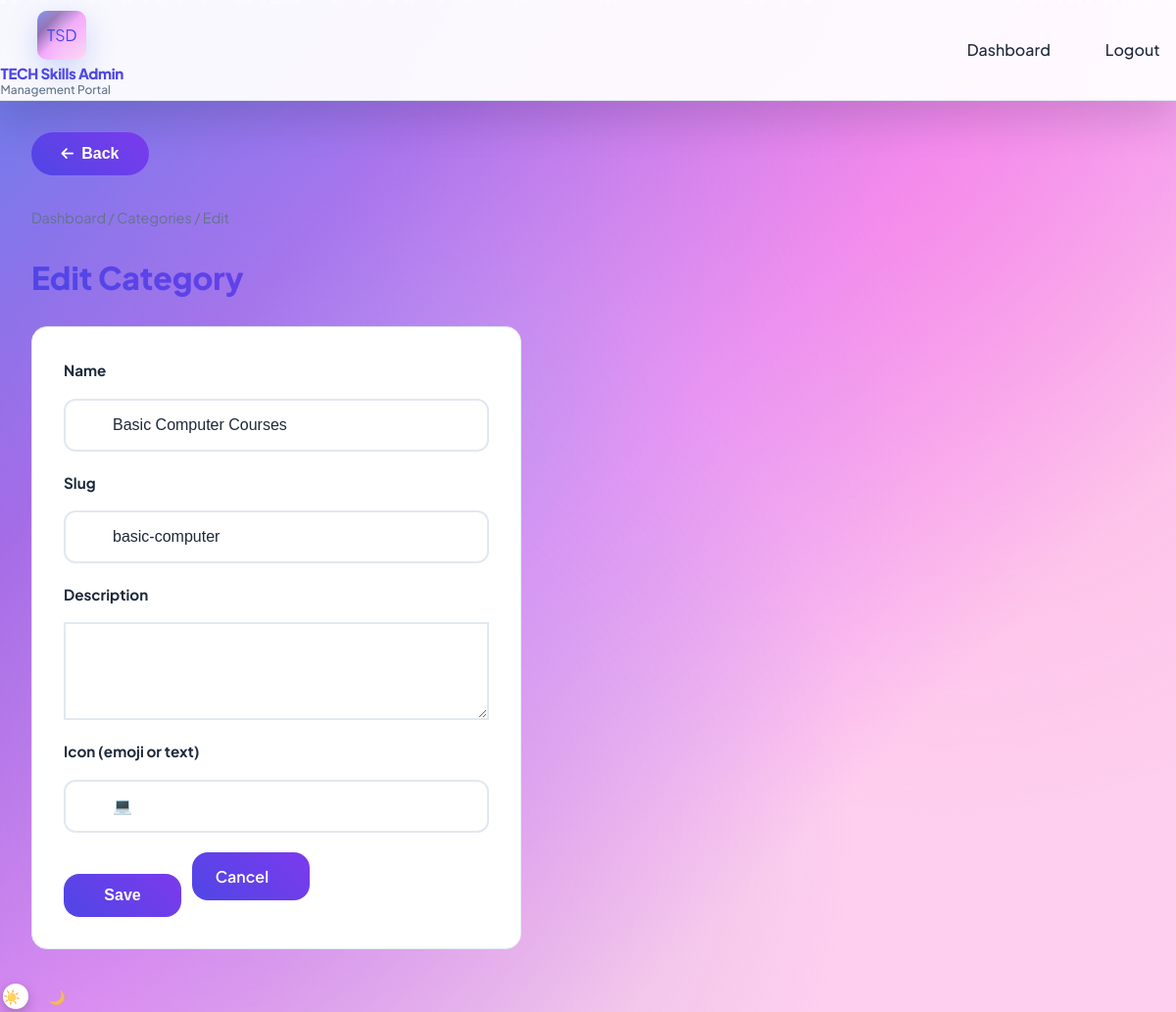
Screenshot of /admin/categories/1/edit (signed in) with the database file from the repository.
### models.py (models this page shows)
class Category(db.Model):
    __tablename__ = "categories"
    id = db.Column(db.Integer, primary_key=True)
    name = db.Column(db.String(100), nullable=False)
    slug = db.Column(db.String(100), unique=True, nullable=False)
    description = db.Column(db.Text, nullable=True)
    icon = db.Column(db.String(50), nullable=True)
    courses = db.relationship("Course", backref="category", lazy="dynamic")

### app.py (the view, shortened to what this page needs)
@app.route("/admin/categories/<int:cat_id>/edit", methods=["GET", "POST"])
@login_required
@admin_required
def admin_category_edit(cat_id):
    cat = Category.query.get_or_404(cat_id)
    return render_template("admin/admin_category_form.html", category=cat)

### app.py (called while the page is built)
@login_manager.user_loader
def load_user(user_id):
    if user_id is None:
        return None
    try:
        return User.query.get(int(user_id))
    except (ValueError, TypeError):
        return None

def admin_required(f):
    @wraps(f)
    def decorated(*args, **kwargs):
        if not current_user.is_authenticated or current_user.role != "admin":
            flash("Admin access required.", "error")
            return redirect(url_for("admin_login"))
        return f(*args, **kwargs)
    return decorated

### templates/admin/admin_category_form.html (shortened to what this page needs)
{% extends "base.html" %}
{% block content %}
<nav class="breadcrumb"><a href="{{ url_for('admin_dashboard') }}">Dashboard</a> / <a href="{{ url_for('admin_categories') }}">Categories</a> / {{ 'Edit' if category else 'Add' }}</nav>
<h1 class="page-title">{{ 'Edit' if category else 'Add' }} Category</h1>
<div class="form-card" style="max-width: 500px;">
    <form method="post" action="{{ url_for('admin_category_edit', cat_id=category.id) if category else url_for('admin_category_add') }}">
        <div class="form-group">
            <label for="name">Name</label>
            <input type="text" id="name" name="name" value="{{ category.name if category else '' }}" required>
        </div>
        <div class="form-group">
            <label for="slug">Slug</label>
            <input type="text" id="slug" name="slug" value="{{ category.slug if category else '' }}" placeholder="auto from name">
        </div>
        <div class="form-group">
            <label for="description">Description</label>
            <textarea id="description" name="description">{{ category.description if category else '' }}</textarea>
        </div>
        <div class="form-group">
            <label for="icon">Icon (emoji or text)</label>
            <input type="text" id="icon" name="icon" value="{{ category.icon if category else '' }}" placeholder="e.g. 📚">
        </div>
        <button type="submit" class="btn btn-primary">Save</button>
        <a href="{{ url_for('admin_categories') }}" class="btn btn-secondary" style="margin-left: 0.5rem;">Cancel</a>
    </form>
</div>
{% endblock %}

### rows the page displays
Category: name "Basic Computer Courses", slug "basic-computer", icon "💻"

### other values shown
{{ 'Edit' if category else 'Add' }} "Edit"
